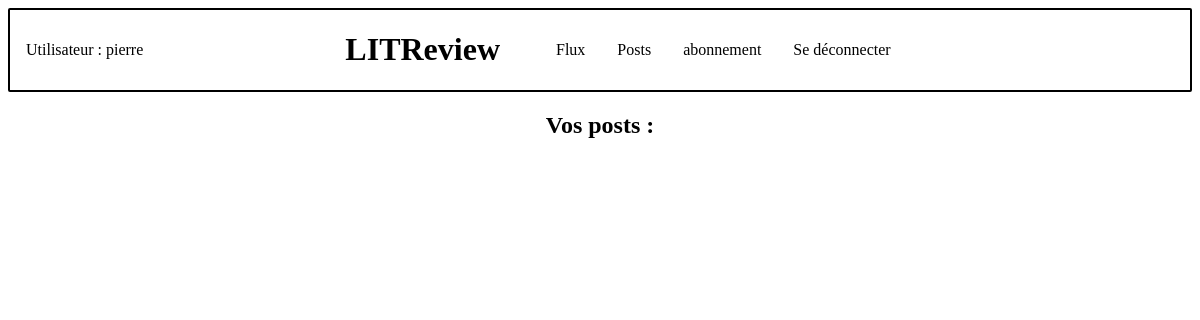
Before: /posts/ (signed in) with the older database file.
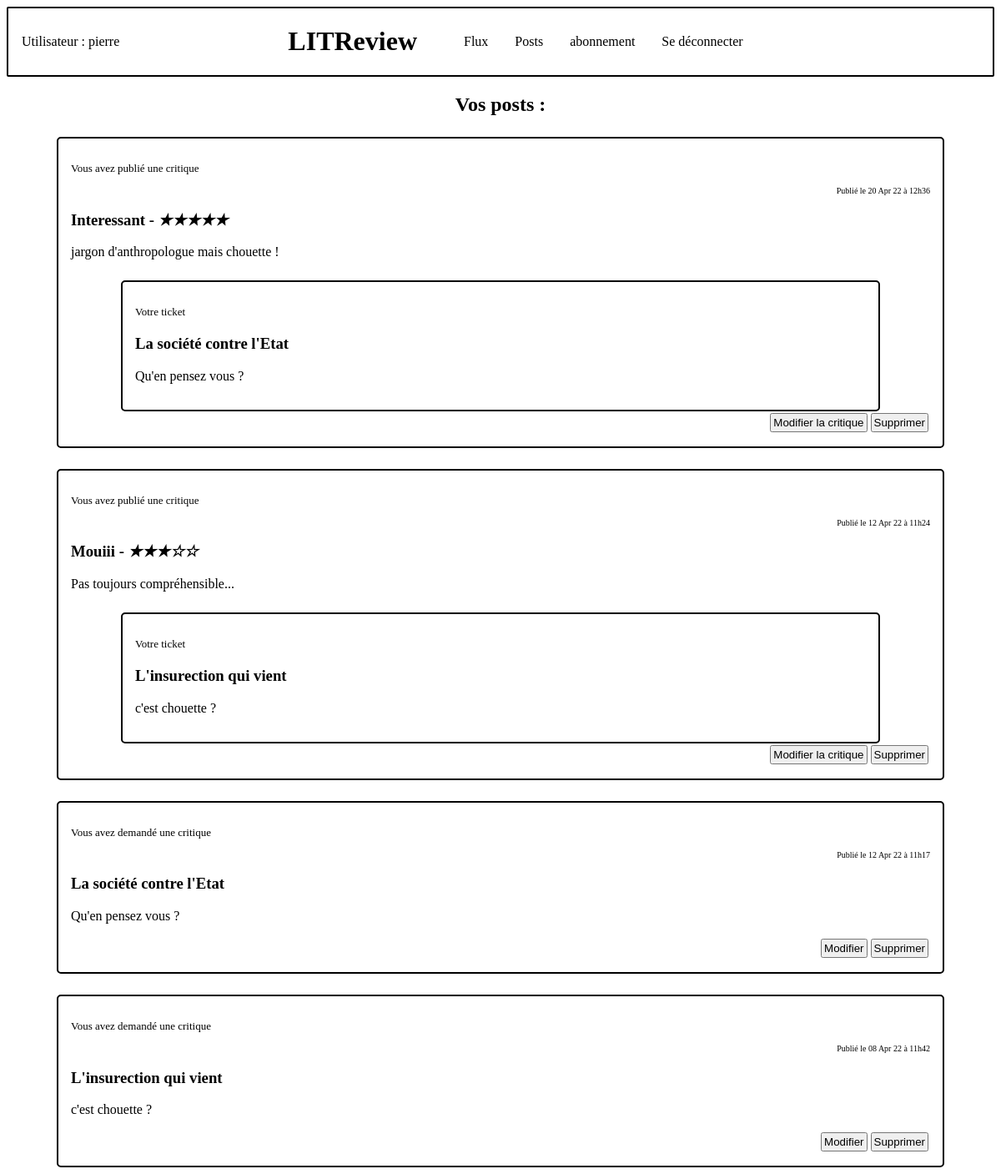
After: the same page with the newer database file.
### review/models.py (models this page shows, shortened)
class Review(models.Model):
    ticket = models.ForeignKey(to=Ticket, on_delete=models.CASCADE)
    rating = models.PositiveSmallIntegerField(
        validators=[MinValueValidator(0), MaxValueValidator(5)])
    headline = models.CharField(max_length=128)
    body = models.TextField(max_length=2048, blank=True)
    user = models.ForeignKey(
        to=settings.AUTH_USER_MODEL, on_delete=models.CASCADE)
    time_created = models.DateTimeField(auto_now_add=True)

class Ticket(models.Model):
    title = models.CharField(max_length=128)
    description = models.TextField(max_length=2048, blank=True)
    user = models.ForeignKey(
        to=settings.AUTH_USER_MODEL, on_delete=models.CASCADE)
    image = models.ImageField(null=True, blank=True)
    time_created = models.DateTimeField(auto_now_add=True)
    contributors = models.ManyToManyField(settings.AUTH_USER_MODEL, through='TicketContributor',
                                          related_name='contributions')
    IMAGE_MAX_SIZE = (400, 400)

### review/views.py (the view)
# urls.py: path('posts/', review.views.posts, name='posts'),
@login_required
def posts(request):
    tickets = models.Ticket.objects.filter(user=request.user)
    reviews = models.Review.objects.filter(user=request.user)
    tickets_and_reviews = sorted(
        chain(tickets, reviews),
        key=lambda instance: instance.time_created,
        reverse=True
    )
    context = {
        'tickets_and_reviews': tickets_and_reviews
    }
    return render(request, 'review/posts.html', context=context)

### review/templatetags/review_extras.py (called while the page is built)
@register.filter
def model_type(value):
    return type(value).__name__

@register.filter
def get_posted_at_display(posted_at):
    seconds_ago = (timezone.now() - posted_at).total_seconds()
    if seconds_ago <= HOUR:
        return f'Publié il y a {int(seconds_ago // MINUTE)} minutes.'
    elif seconds_ago <= DAY:
        return f'Publié il y a {int(seconds_ago // HOUR)} heures.'
    return f'Publié le {posted_at.strftime("%d %b %y à %Hh%M")}'

@register.filter
def contributor_list(ticket):
    list = ticket.contributors.all()
    return list

### review/templates/review/posts.html
{% extends 'base.html' %}
{% load review_extras %}
{% block content %}
<h2>Vos posts :</h2>
    {% for instance in tickets_and_reviews %}
        {% if instance|model_type == 'Ticket' %}
            {% include 'review/partial/ticket.html' with ticket=instance detailed=True %}
        {% elif instance|model_type == 'Review' %}
            {% include 'review/partial/review.html' with review=instance update_button=True %}
        {% endif %}
    {% endfor %}
{% endblock content %}

### review/templates/review/partial/review.html
{% load review_extras %}
<div class="review">
    {% if review.user == request.user %}
        <p class="review__user">Vous avez publié une critique</p>
    {% else %}
        <p class="review__user">{{review.user}} a publié une critique</p>
    {% endif %}
    <p class="review__time">{{review.time_created|get_posted_at_display }} </p>
    <h3>{{review.headline}} -
        {% if review.rating == 0 %}
            <i class="review__rating__star">☆☆☆☆☆</i>
        {% elif review.rating == 1 %}
            <i class="review__rating__star">★☆☆☆☆</i>
        {% elif review.rating == 2 %}
            <i class="review__rating__star">★★☆☆☆</i>
        {% elif review.rating == 3 %}
            <i class="review__rating__star">★★★☆☆</i>
        {% elif review.rating == 4 %}
            <i class="review__rating__star">★★★★☆</i>
        {% else %}
            <i class="review__rating__star">★★★★★</i>
        {% endif %}
    </h3>
    <p>{{review.body}}</p>
    <div>
        {% include 'review/partial/ticket.html' with ticket=review.ticket detailed=False %}
    </div>
    {% if update_button %}
        {% if review.user == request.user %}
            <div class="review__edit">
                <button><a href="{% url 'review_update' review.id %}">Modifier la critique</a></button>
                <button><a href="{% url 'delete' review.id 'Review' %}">Supprimer</a></button>
            </div>
        {% endif %}
    {% endif %}
</div>

### review/templates/review/partial/ticket.html (shortened to what this page needs)
{% load review_extras %}
<div class="ticket">
    {% if detailed %}
        {% if ticket.user == request.user %}
            <p class="ticket__user">Vous avez demandé une critique</p>
        {% else %}
            <p class="ticket__user">{{ticket.user}} a demandé une critique</p>
        {% endif %}
    {% else %}
        {% if ticket.user == request.user %}
            <p class="ticket__user">Votre ticket</p>
        {% else %}
            <p class="ticket__user">Ticket - {{ticket.user}}</p>
        {% endif %}
    {% endif %}
    {% if detailed %}
        <p class="ticket__time">{{ticket.time_created|get_posted_at_display }}</p>
    {% endif %}
    <h3 class="ticket__title">{{ticket.title}}</h3>
    <p>{{ticket.description}}</p>
        {% if ticket.user == request.user and detailed %}
            <div class="ticket__edit">
                <button><a href="{% url 'ticket_update' ticket.id %}">Modifier</a></button>
                <button><a href="{% url 'delete' ticket.id 'Ticket' %}">Supprimer</a></button>
            </div>
        {% endif %}
</div>

Changed rows visible on the page:
added Review: shows "Vous avez publié une critique", time_created|get_posted_at_display "Publié le 20 Apr 22 à 12h36", headline "Interessant", body "jargon d'anthropologue mais chouette !", shows "Votre ticket", shows "Modifier la critique"
added Ticket: title "La société contre l'Etat", description "Qu'en pensez vous ?", shows "Vous avez demandé une critique", time_created|get_posted_at_display "Publié le 12 Apr 22 à 11h17", shows "Modifier"
added Review: shows "Vous avez publié une critique", time_created|get_posted_at_display "Publié le 12 Apr 22 à 11h24", headline "Mouiii", body "Pas toujours compréhensible...", shows "Votre ticket", shows "Modifier la critique"
added Ticket: title "L'insurection qui vient", description "c'est chouette ?", shows "Vous avez demandé une critique", time_created|get_posted_at_display "Publié le 08 Apr 22 à 11h42", shows "Modifier"
